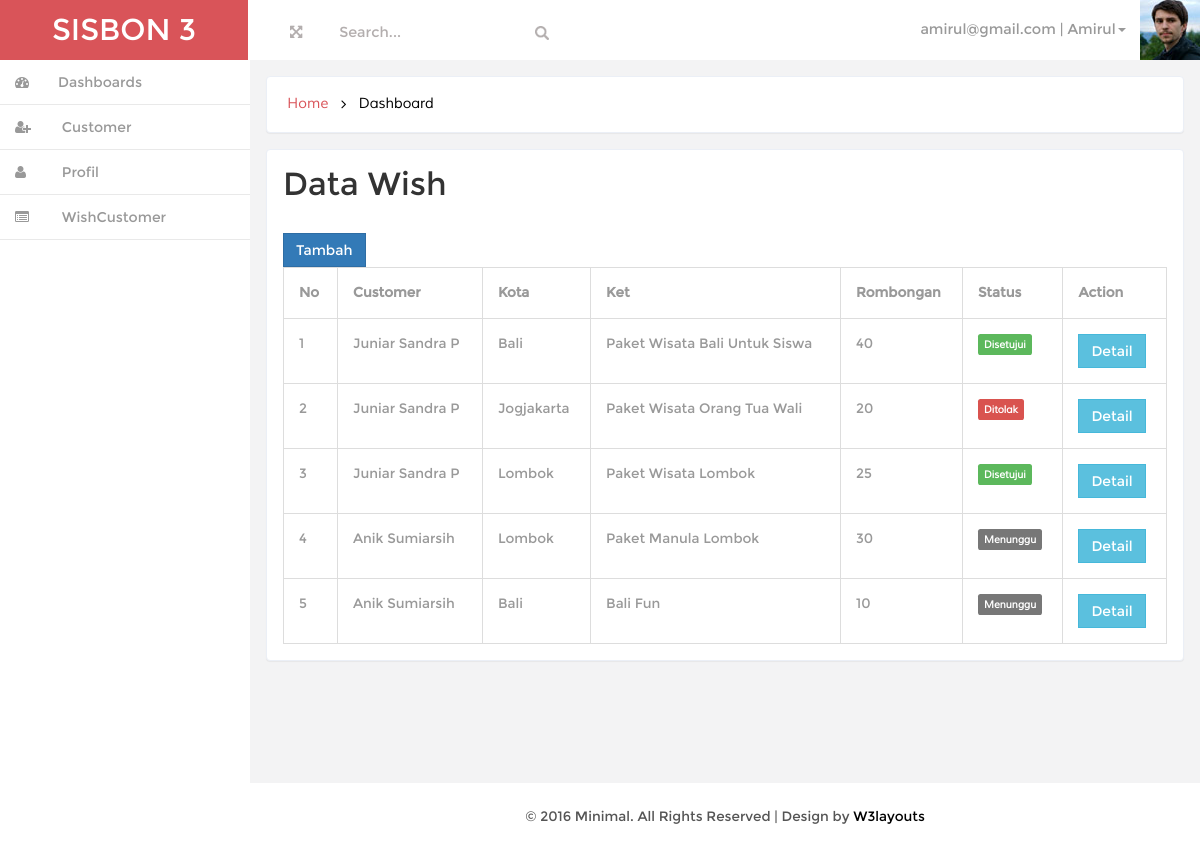
The app's page /index.php?page=wish_pegawai (signed in) with its own data.
### tables this page shows
CREATE TABLE IF NOT EXISTS `tbpegawai` (
  `id_pegawai` int(11) NOT NULL AUTO_INCREMENT,
  `nama` varchar(100) NOT NULL,
  `tgl_lahir` date NOT NULL,
  `no_telp` varchar(20) NOT NULL,
  `alamat` text NOT NULL,
  `tgl_masuk` date NOT NULL,
  `email` varchar(50) NOT NULL,
  `password` varchar(50) NOT NULL,
  PRIMARY KEY (`id_pegawai`)
);

CREATE TABLE IF NOT EXISTS `tbwish` (
  `id_wish` int(11) NOT NULL AUTO_INCREMENT,
  `id_kota` int(11) NOT NULL,
  `id_customer` int(11) NOT NULL,
  `ket` text NOT NULL,
  `jml` int(11) NOT NULL,
  `status` int(11) NOT NULL,
  PRIMARY KEY (`id_wish`)
);

CREATE TABLE IF NOT EXISTS `tbcustomer` (
  `id_customer` int(11) NOT NULL AUTO_INCREMENT,
  `id_pegawai` int(11) NOT NULL,
  `nama` varchar(100) NOT NULL,
  `no_telp` varchar(20) NOT NULL,
  `alamat` text NOT NULL,
  `email` varchar(50) NOT NULL,
  `password` varchar(50) NOT NULL,
  `tgl_input` date NOT NULL,
  `bulan` varchar(20) NOT NULL,
  `tahun` varchar(5) NOT NULL,
  PRIMARY KEY (`id_customer`)
);

CREATE TABLE IF NOT EXISTS `tbkota` (
  `id_kota` int(11) NOT NULL AUTO_INCREMENT,
  `nama_kota` varchar(100) NOT NULL,
  PRIMARY KEY (`id_kota`)
);

### class/User.php (called while the page is built, shortened)
<?php
include "SisbonHelper.php";
class User
{
    private $pegawai;
    public function __construct(){
        $admin = new Admin();
        $pegawai = new Pegawai();
        $this->pegawai = $pegawai;
        $customer = new Customer();
        if(isset($_SESSION['user_session']))
        {
            if($_SESSION['user_level']=='admin')
            {
                $this->getIdentitasAdmin();
            }
            elseif($_SESSION['user_level']=='pegawai')
            {
                $this->getIdentitasPegawai();
            }
            else
            {
                $this->getIdentitasCustomer();
            }
        }
    }
    public function getIdentitasPegawai()
    {
        $d = $this->pegawai->getById($_SESSION['user_session']);
        $this->nama_user = $d['nama'];
        $this->email_user = $d['email'];
    }
}

### class/Pegawai.php (called while the page is built, shortened)
<?php
class Pegawai implements BaseData
{
    private $conn;
    public function __construct()
    {
        $database = new Koneksi();
        $db = $database->dbKoneksi();
        $this->conn = $db;
    }
    public function getById($id)
    {
       try
       {
           $stmt = $this->conn->prepare("SELECT * FROM tbpegawai WHERE id_pegawai=$id");
           $stmt->execute();
           $rowPegawai = $stmt->fetch(PDO::FETCH_ASSOC);
           return $rowPegawai;
       }
       catch(PDOException $e)
       {
           echo $e->getMessage();
       }
    }
}

### session.php (called while the page is built, shortened)
<?php
$user = new User();

### class/Wish.php (called while the page is built, shortened)
<?php
class Wish implements BaseData
{
    private $conn;
    public function __construct()
    {
        $database = new Koneksi();
        $db = $database->dbKoneksi();
        $this->conn = $db;
    }
    public function getAll()
    {
        try
        {
            $stmt = $this->conn->prepare("SELECT * FROM tbwish");
            $stmt->execute();
            $row = $stmt->fetchAll(PDO::FETCH_ASSOC);
            return $row;
        }
        catch(PDOException $e)
        {
            echo $e->getMessage();
        }
    }
}

### class/Customer.php (called while the page is built, shortened)
<?php
class Customer implements BaseData
{
    private $conn;
    public function __construct()
    {
        $database = new Koneksi();
        $db = $database->dbKoneksi();
        $this->conn = $db;
    }
    public function getById($id)
    {
        try
        {
            $stmt = $this->conn->prepare("SELECT * FROM tbcustomer WHERE id_customer=$id");
            $stmt->execute();
            $rowCustomer = $stmt->fetch(PDO::FETCH_ASSOC);
            return $rowCustomer;
        }
        catch(PDOException $e)
        {
            echo $e->getMessage();
        }
    }
}

### class/Kota.php (called while the page is built, shortened)
<?php
class Kota implements BaseData
{
    private $conn;
    public function __construct()
    {
        $database = new Koneksi();
        $db = $database->dbKoneksi();
        $this->conn = $db;
    }
    public function getById($id)
    {
        try
        {
            $stmt = $this->conn->prepare("SELECT * FROM tbkota WHERE id_kota=$id");
            $stmt->execute();
            $row = $stmt->fetch(PDO::FETCH_ASSOC);
            return $row;
        }
        catch(PDOException $e)
        {
            echo $e->getMessage();
        }
    }
}

### class/SisbonHelper.php (called while the page is built, shortened)
<?php
if(!function_exists('getStatusWish'))
{
    function getStatusWish($value)
    {
        $val = $value;
        switch($val)
        {
            case SISBON_STATUS_WISH_MENUNGGU:
                return [
                    'status' => 'Menunggu',
                    'class' => 'label-default'
                ];
            break;
            case SISBON_STATUS_WISH_DISETUJUI:
                return [
                    'status' => 'Disetujui',
                    'class' => 'label-success'
                ];
            break;
            case SISBON_STATUS_WISH_DITOLAK:
                return [
                    'status' => 'Ditolak',
                    'class' => 'label-danger'
                ];
            break;
        }
    }
}

### page/wish_pegawai.php (the view, shortened to what this page needs)
<?php
$model = new Wish();
$kota = new Kota();
$customer = new Customer();
?>
<h3 class="head-top">Data Wish</h3>
<a href="?page=wish_edit" class="btn btn-primary"> Tambah</a>
<table class="table table-bordered table-responsive">
    <tr>
        <th>No</th>
        <th>Customer</th>
        <th>Kota</th>
        <th>Ket</th>
        <th>Rombongan</th>
        <th>Status</th>
        <th>Action</th>
    </tr>
<?php
$no=1;
foreach($model->getAll() as $row){
?>
    <tr>
        <td><?=$no++?></td>
        <td><?=$customer->getById($row['id_customer'])['nama']?></td>
        <td><?=$kota->getById($row['id_kota'])['nama_kota']?></td>
        <td><?=$row['ket']?></td>
        <td><?=$row['jml']?></td>
        <td><span class="label <?=getStatusWish($row['status'])['class']?>"><?=getStatusWish($row['status'])['status']?></span></td>
        <td>
            <a href="?page=wishlist_detail&idwish=<?=$row['id_wish']?>" class="btn btn-info">Detail</a>
        </td>
    </tr>
<?php } ?>
</table>

### index.php (shortened to what this page needs)
<?php
require_once("session.php");
?>
<!DOCTYPE HTML>
<html>
<head>
<link href="css/bootstrap.min.css" rel='stylesheet' type='text/css' />
<link href="css/style.css" rel='stylesheet' type='text/css' />
<link href="css/font-awesome.css" rel="stylesheet">
<link href="css/custom.css" rel="stylesheet">
</head>
<body>
<div id="wrapper">
        <nav class="navbar-default navbar-static-top" role="navigation">
             <div class="navbar-header">
               <h1> <a class="navbar-brand" href="index.php">SISBON <?=SISBON_LEVEL_USER_CUSTOMER?></a></h1>
			   </div>
			 <div class=" border-bottom">
        	<div class="full-left">
        	  <section class="full-top">
				<button id="toggle"><i class="fa fa-arrows-alt"></i></button>
			</section>
			<form class=" navbar-left-right">
              <input type="text"  value="Search..." onfocus="this.value = '';" onblur="if (this.value == '') {this.value = 'Search...';}">
              <input type="submit" value="" class="fa fa-search">
            </form>
            <div class="clearfix"> </div>
           </div>
		    <div class="drop-men" >
		        <ul class=" nav_1">
					<li class="dropdown">
		              <a href="#" class="dropdown-toggle dropdown-at" data-toggle="dropdown"><span class=" name-caret"><?=$user->email_user?> | <?=$user->nama_user?><i class="caret"></i></span><img src="images/wo.jpg"></a>
		            </li>
		        </ul>
		     </div>
			<div class="clearfix">
     </div>
		    <div class="navbar-default sidebar" role="navigation">
                <div class="sidebar-nav navbar-collapse">
                <ul class="nav" id="side-menu">
					<?php include "sidemenu.php" ?>
                </ul>
            </div>
			</div>
        </nav>
        <div id="page-wrapper" class="gray-bg dashbard-1">
       <div class="content-main">
		    <div class="banner">
				<h2>
				<a href="index.html">Home</a>
				<i class="fa fa-angle-right"></i>
				<span>Dashboard</span>
				</h2>
		    </div>
		   <div class="blank">
			   <div class="blank-page">
					<?php
					if(isset($_GET['page']) AND file_exists('page/'.$_GET['page'].'.php')){include "page/".$_GET['page'].'.php';} else {include "page/home.php";}
					?>
			   </div>
		   </div>
<div class="copy">
            <p> &copy; 2016 Minimal. All Rights Reserved | Design by <a href="#" target="_blank">W3layouts</a> </p>
	    </div>
		</div>
       </div>
     </div>
</body>
</html>

### css/style.css (style rules this page uses)
h4, h5, h6, h1, h2, h3 { margin: 0; }
ul, ol { margin: 0;padding: 0; }
p { margin: 0; }
html, body { font-family:'Montserrat-Regular'; font-size: 100%; background:#F3F3F4; overflow-x: hidden; }
body a { transition:0.5s all; -webkit-transition:0.5s all; -moz-transition:0.5s all; -o-transition:0.5s all; -ms-transition:0.5s all; }
div#wrapper { background-color: #fff; }
.label { padding: 4px 6px; border: none; text-shadow: none; }
.navbar-default.sidebar { background-color: #fff; }
h1 a.navbar-brand { color: #fff !important; font-size: 30px; font-weight: 500; padding: 20px 0px; background: #d95459; text-align: center; width:248px; height: 60px; }
@media (min-width: 768px) { #page-wrapper { position: inherit; margin: 0 0 0 240px; min-height: 1000px; } }
a.dropdown-toggle.dropdown-at { border-bottom: none; }
.content-main { background-color: #F3F3F4; padding-top: 1em; }
.full-top { float:left; }
.navbar-left-right { float: left; margin-left: 6%; }
.border-bottom { background-color: #fff; }
.full-left { float: left; width: 40%; margin-left: 3%; margin-top: 1.3em; }
.full-left button { background: none; border: none; outline: none; color: #B3AEAE; font-size: 0.9em; }
.navbar-left-right input[type="text"] { background: none; border: none; outline: none; color:#B3AEAE; font-size: 0.9em; }
.navbar-left-right input[type="submit"] { background: url(../images/search.png) 0px 2px no-repeat; width:16px; height:16px; border: none; outline: none; color:#B3AEAE; font-size: 0.9em; }
.drop-men { float: right; }
.dropdown-at { padding: 0 !important; position: relative; color: #999; font-size: 0.9em; text-decoration: none ; }
.dropdown-at img { margin: 0 0em 0 1em; }
.dropdown, .dropup { display: inline-block; padding:0; }
.banner { background: #fff; display: block; margin: 0em 1em ; padding:1em; border: 1px solid #ebeff6; border-color: #ebeff6; border-radius: 4px; -webkit-border-radius: 4px; -o-border-radius: 4px; -moz-border-radius: 4px; -ms-border-radius: 4px; -webkit-box-shadow: 0 1px 1px rgba(0,0,0,.05); box-shadow: 0 1px 1px rgba(0,0,0,.05); }
.banner h2 { font-size:0.9em; }
.banner h2 a { color:#D95459; text-decoration:none; font-family: 'Muli-Regular'; padding:0.3em ; }
.banner h2 span { color:#000; font-family: 'Muli-Regular'; padding:0.3em ; }
.banner h2 i { color:#000; vertical-align:middle; padding:0.3em ; }
.blank { padding: 1em; min-height: 650px; }
.blank-page { padding: 1em; background: #fff; border: 1px solid #ebeff6; border-radius: 4px; -webkit-border-radius: 4px; -o-border-radius: 4px; -moz-border-radius: 4px; -ms-border-radius: 4px; -webkit-box-shadow: 0 1px 1px rgba(0,0,0,.05); box-shadow: 0 1px 1px rgba(0,0,0,.05); }
.btn { border-radius: 0px; outline: none; }
h3.head-top { font-size:2em; margin-bottom:1em; }
.table td, .table>tbody>tr>td, .table>tbody>tr>th, .table>tfoot>tr>td, .table>tfoot>tr>th, .table>thead>tr>td, .table>thead>tr>th { padding: 15px !important; font-size: 0.85em; color: #999; border-top: none !important; }
td span { color:#fff; font-size: 0.8em; padding: 4px 7px; font-family: 'Muli-Regular'; }
.table { margin-bottom: 0; }
.copy { background:#fff; text-align:center; padding:1.5em 0; }
.copy p, .copy-right p { font-size:0.85em; color:#555; }
.copy p a, .copy-right p a { color:#000; }

### css/custom.css (style rules this page uses)
#wrapper { width: 100%; }
#page-wrapper { min-height: 568px; }
@media (min-width:768px) { #page-wrapper { position: inherit; margin: 0 0 0 250px; } }
.sidebar .sidebar-nav.navbar-collapse { padding-right: 0; padding-left: 0; }
@media (min-width:768px) { .sidebar { z-index: 1; position: absolute; width: 250px; } }

### records on screen
tbpegawai: email "amirul@gmail.com", nama "Amirul"
tbwish: id_customer.nama "Juniar Sandra P", id_kota.nama_kota "Bali", ket "Paket Wisata Bali Untuk Siswa", jml "40", status "Disetujui"
tbwish: id_customer.nama "Juniar Sandra P", id_kota.nama_kota "Jogjakarta", ket "Paket Wisata Orang Tua Wali", jml "20", status "Ditolak"
tbwish: id_customer.nama "Juniar Sandra P", id_kota.nama_kota "Lombok", ket "Paket Wisata Lombok", jml "25", status "Disetujui"
tbwish: id_customer.nama "Anik Sumiarsih", id_kota.nama_kota "Lombok", ket "Paket Manula Lombok", jml "30", status "Menunggu"
tbwish: id_customer.nama "Anik Sumiarsih", id_kota.nama_kota "Bali", ket "Bali Fun", jml "10", status "Menunggu"

### other values on screen
SISBON_LEVEL_USER_CUSTOMER "3"
